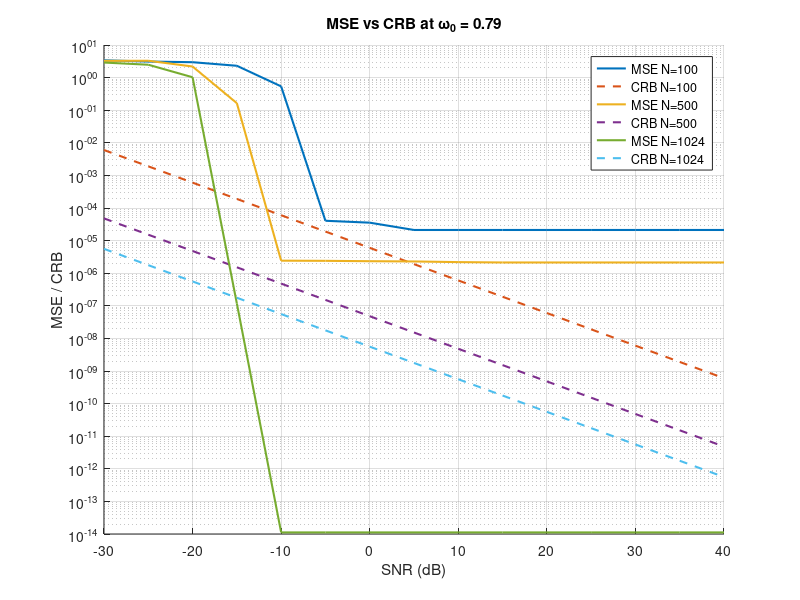

The MATLAB source for this figure:

% SPL_Hw1_1_2_3_Optimized.m
% Optimized code for estimating frequency bias, MSE, and CRB

clear; clc;

% Parameters
N_list = [100, 500, 1024];
omega0_list = [0.79, 1.57, 2.22, 2.54];
SNR_dB = -30:5:40;
MC = 100; % Monte Carlo trials

% Preallocate results
Bias = zeros(length(SNR_dB), length(omega0_list), length(N_list));
MSE = zeros(length(SNR_dB), length(omega0_list), length(N_list));
CRB = zeros(length(SNR_dB), length(N_list));

% Main loop
for idxN = 1:length(N_list)
    N = N_list(idxN);
    n = 0:N-1;
    
    for idxOmega = 1:length(omega0_list)
        omega0 = omega0_list(idxOmega);
        
        for idxSNR = 1:length(SNR_dB)
            snr_db = SNR_dB(idxSNR);
            snr = 10^(snr_db/10);
            sigma2 = 1 / snr;
            
            mse_temp = zeros(1, MC);
            bias_temp = zeros(1, MC);
            
            for mc = 1:MC
                noise = sqrt(sigma2/2)*(randn(1,N) + 1j*randn(1,N));
                x = exp(1j * omega0 * n) + noise;
                
                % FFT-based frequency estimation
                L = 4*N;
                X = abs(fft(x, L));
                [~, idx] = max(X);
                omega_hat = 2*pi*(idx-1)/L;
                
                % Phase-wrapped error
                err = angle(exp(1j*(omega_hat - omega0)));
                mse_temp(mc) = err^2;
                bias_temp(mc) = err;
            end
            
            MSE(idxSNR, idxOmega, idxN) = mean(mse_temp);
            Bias(idxSNR, idxOmega, idxN) = mean(bias_temp);
            
            % CRB: Cramer-Rao Bound (approximation for frequency)
            CRB(idxSNR, idxN) = 6 / (snr * N * (N^2 - 1));
        end
    end
end

% Plot example for omega0 = 0.79 (1st)
figure;
hold on;
for idxN = 1:length(N_list)
    semilogy(SNR_dB, squeeze(MSE(:,1,idxN)), 'LineWidth', 1.5);
    semilogy(SNR_dB, CRB(:,idxN), '--', 'LineWidth', 1.5);
end
xlabel('SNR (dB)'); ylabel('MSE / CRB'); grid on;
legend('MSE N=100','CRB N=100','MSE N=500','CRB N=500','MSE N=1024','CRB N=1024');
title('MSE vs CRB at \omega_0 = 0.79');
